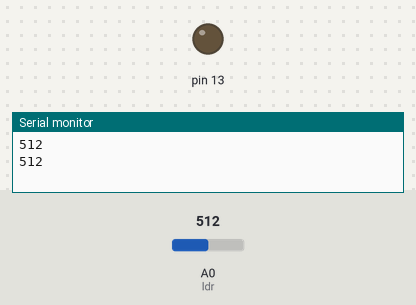
The sketch below on a simulated Arduino Uno, built with avr-gcc and run on an emulated ATmega328P. Shown: output pins drawn as LEDs (lit = HIGH), the last lines printed to the serial monitor. Inputs (shaded band) come from the test bench; at power-on: A0 (ldr) = 512.

Above: at 1.8 s.
1.9 s: A0 (ldr) set to 492
At 3.3 s:
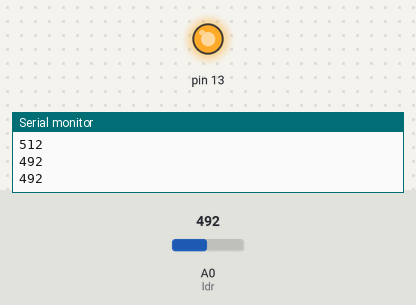
3.6 s: A0 (ldr) set to 511
At 4.9 s:
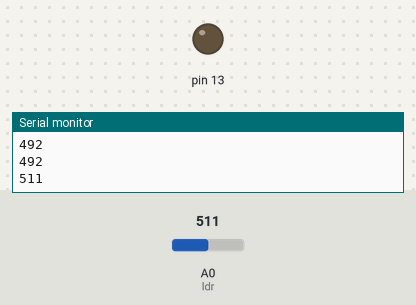
5.7 s: A0 (ldr) set to 306
At 7.8 s:
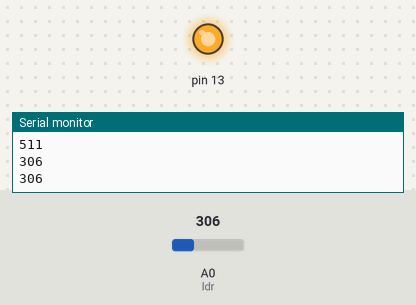
Timing chart, 0 to 9.3 s (numbered marks = the images above; inputs shaded):
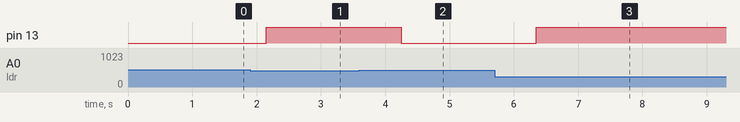

The sketch:

Light_Detection.ino
```cpp
int ldr=A0;
int ldrvalue=0;
int light_sensitivity =500;
void setup()
{
Serial.begin(9600);
  pinMode(13,OUTPUT);
}
void loop()
{
  ldrvalue=analogRead(ldr);
  Serial.println(ldrvalue);
  delay(50);
  if(ldrvalue<light_sensitivity)
  {
   digitalWrite(13,HIGH);
  }
  else
  {
    digitalWrite(13,LOW);
  }
delay(1000);
}
```

Measured:
- the behaviour switches between 500 and 499 on A0 (ldr) (found by bisection; images 0 and 1)
- after the input at 1.9 s, pin 13: LOW → HIGH after 0.25 s
- after the input at 3.6 s, pin 13: HIGH → LOW after 0.65 s
- after the input at 5.7 s, pin 13: LOW → HIGH after 0.65 s
